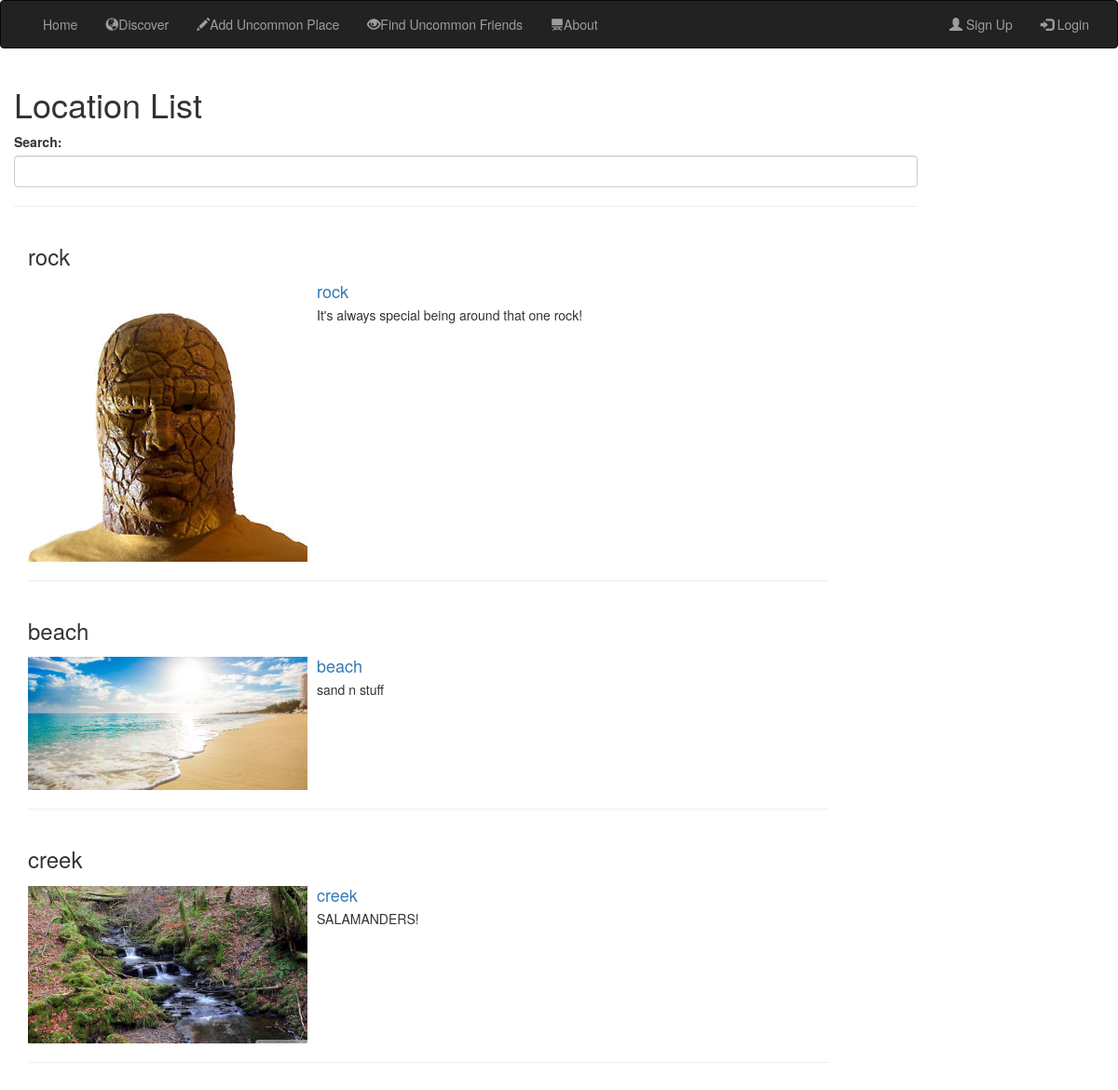
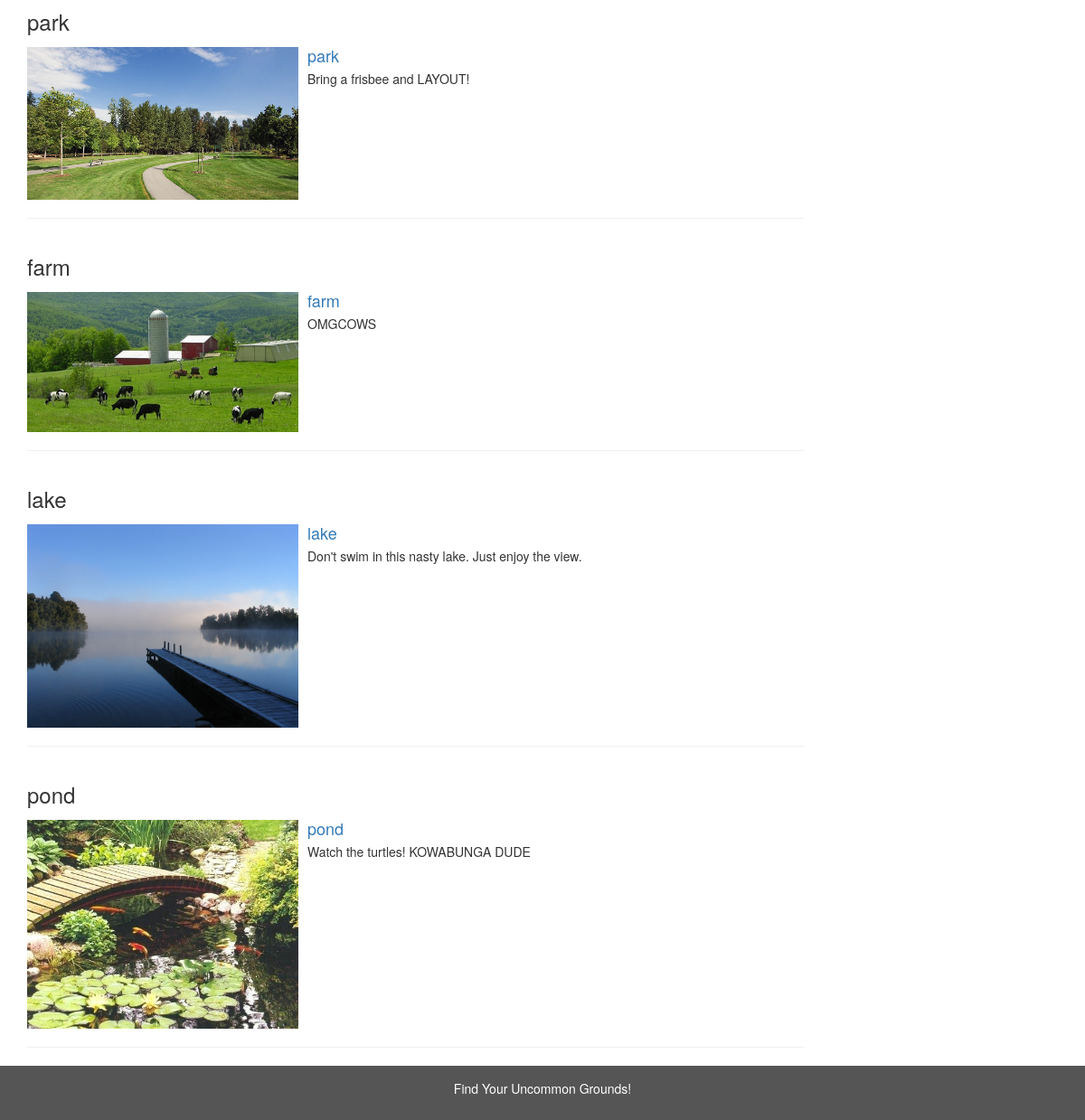
Page /UncommonGrounds/locations/ on the committed database (2 pictures, top to bottom).
### UncommonGrounds/models.py (models this page shows, shortened)
class Location(models.Model):
    name = models.CharField(max_length=100, help_text="Enter the name of location")
    """GPS_coordinates = """
    contributor = models.ForeignKey('Profile', on_delete=models.SET_NULL, null=True)
    description = models.TextField(max_length=1000, help_text="Brief description of location")
    tags = models.ManyToManyField(Tag)
    RATING = (
        (0, ''),
        (1, '*'),
        (2, '**'),
        (3, '***'),
        (4, '****'),
        (5, '*****'),
    )
    ratings = models.IntegerField(choices=RATING, blank=True, default=' ')
    popularity = models.IntegerField()
    added = models.DateTimeField(auto_now_add=True)
    comments = models.ForeignKey('Comment', related_name="loc_comments", on_delete=models.SET_NULL, null=True)
    image = models.ImageField(upload_to = 'location_images/')
    def get_absolute_url(self):
        return reverse('location-detail', args=[str(self.id)])

### UncommonGrounds/views.py (the view)
# urls.py: path('locations/', views.LocationListView.as_view(), name='locations'),
class LocationListView(generic.ListView):
    model = Location

### UncommonGrounds/templates/UncommonGrounds/location_list.html (shortened to what this page needs)
{% extends "base_generic.html" %}
{% block content %}
{% load static %}
<link href="{% static 'css/discover.css' %}" type="text/css" rel="stylesheet" />
<div class="container-fluid text-center">
  <div class="row content">
    <div class="col-sm-10 text-left">
      <h1>Location List</h1>
      <div class="form-group">
        <label for="search">Search:</label>
        <input type="text" class="form-control" id="location_autocomplete_input">
      </div>
      <hr>
{% if location_list %}
  {% for location in location_list %}
      <div class="col-sm-11">
        <h3>{{ location.name }}</h3>
        <div class="media">
          <div class="media-left">
            <a href="{{ location.get_absolute_url }}"><img src="{{ location.image.url }}" class="media-object"></a>
          </div>
          <div class="media-body">
            <a href="{{ location.get_absolute_url }}"><h4 class="media-heading">{{ location.name }}</h4></a>
            <p>{{ location.description }}</p>
          </div>
          <hr>
        </div>
      </div>
  {% endfor %}
{% else %}
  <p>There are no users yet!</p>
{% endif %}
    </div>
  </div>
</div>
{% endblock %}

### UncommonGrounds/static/css/styles.css (style rules this page uses)
.row.content { height: 450px }

### UncommonGrounds/static/css/discover.css (style rules this page uses)
.media-left img { max-width: 300px; }

### rows in the picture
Location: name "rock", image (picture), description "It's always special being around that one rock!"
Location: name "beach", image (picture), description "sand n stuff"
Location: name "creek", image (picture), description "SALAMANDERS!"
Location: name "park", image (picture), description "Bring a frisbee and LAYOUT!"
Location: name "farm", image (picture), description "OMGCOWS"
Location: name "lake", image (picture), description "Don't swim in this nasty lake. Just enjoy the view."
Location: name "pond", image (picture), description "Watch the turtles! KOWABUNGA DUDE"
